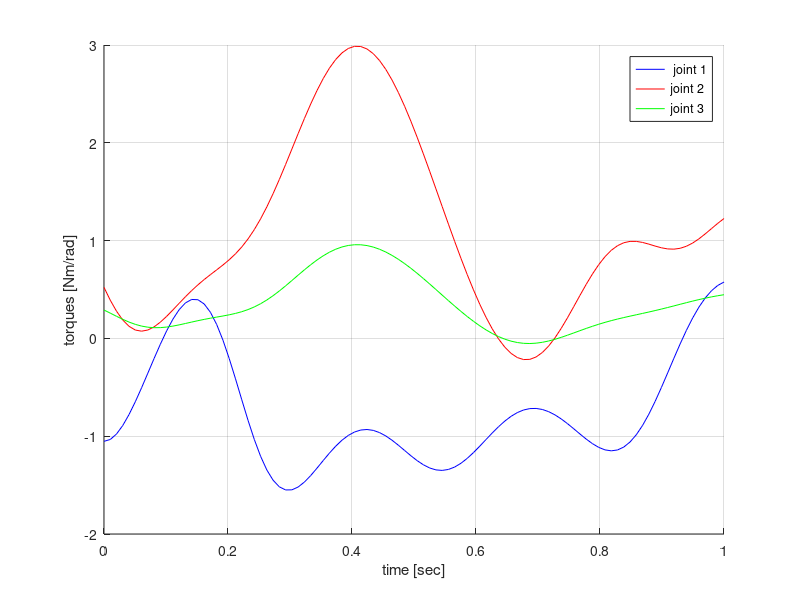
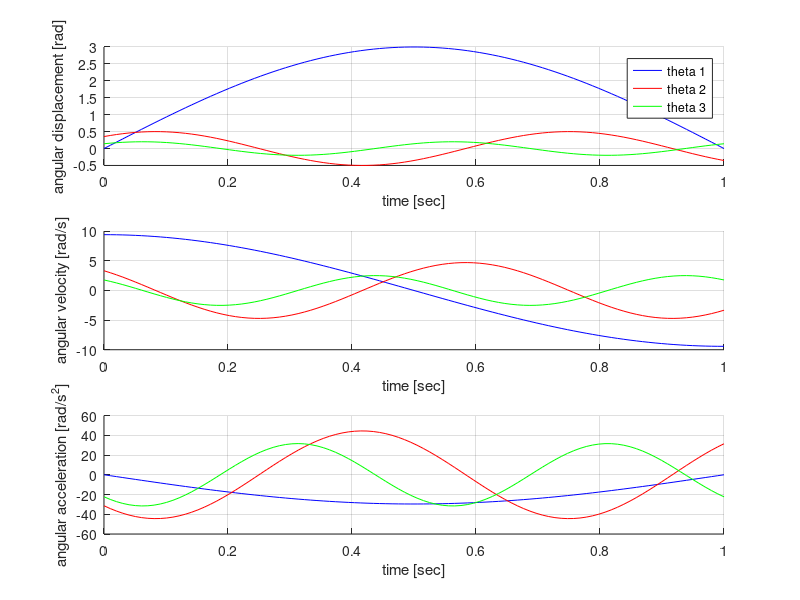
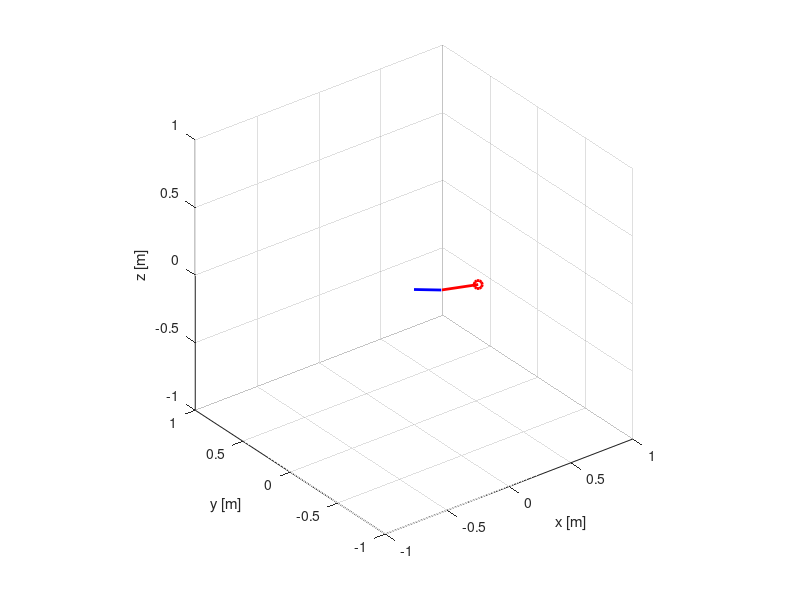

Write MATLAB code to recreate these figures, in order.
%%%%%%%%%%%%%%%%%%%%%%%%%%%%%%%%%%%%%%%%%%%%%%%%%%%%%%%%%%%%%%%%%%%%%%%%%%
%
%    The inverse dynamics of the 3-dof planar robotic arm (Crust Crawler)
%    
%    Made by Oskar and Guilherme
%    contact: shaoping bai, shb@m-tech.aau.dk
%%%%%%%%%%%%%%%%%%%%%%%%%%%%%%%%%%%%%%%%%%%%%%%%%%%%%%%%%%%%%%%%%%%%%%%%%%

clear all; close all; clc

%%  %%%%%%%%%%%%%%%%%%%%%%%  motion profiles
%=======================  joint 1
A1 = 3; % magnitude
f1 = pi; % frequency

%=======================  joint 2
A2 = 0.5; % magnitude
f2 = 3*pi; % frequency

%=======================  joint 2
A3 = 0.2; % magnitude
f3 = 4*pi; % frequency

g = 9.801; % gravity constant

%% %%%%%%%%%%%%%%%%%%%%%%%%%%%%  link properties
%======================================  link 1
l1 = 0.235; % length [m]
d1 = 0.065; % mass center
m1 = 0.228; % mass [kg]
% moment of inertia
I1xx = 0.00006781; I1xy = 0.00002608; I1xz = 0;
I1yx = 0.00002608; I1yy = 0.00631914; I1yz = 0;
I1zx = 0; I1zy = 0; I1zz = 0.00630459;
%======================================  link 2
l2 = 0.305; % length [m]
d2 = 0.135; % mass center
m2 = 0.275; % mass [kg]
% moment of inertia
I2xx = 0.00012618; I2xy = 0.00001090; I2xz = 0;
I2yx = 0.00001090; I2yy = 0.00062333; I2yz = 0;
I2zx = 0; I2zy = 0; I2zz = 0.00055076;

%% %%%%%%%%%%%%%%%%%% dynamic simulation
%%%%%%%%%%%%%%%%%%% discrete time
T = 1; % second
N = 100; % resolution
i = 0; 
for t = linspace(0, T, N)
    %%%%%%%%%%%%%%%%%%%%%%%%%%%%%% instantaneous time
    i = i + 1; time(i) = t; 
    %%%%%%%%%%%%%%% Joint 1: angular displacement, velocity, acceleration
    theta1(i) = A1*sin(f1*t); dtheta1(i) = A1*f1*cos(f1*t); 
    ddtheta1(i) = -A1*f1^2*sin(f1*t); 
    
    %%%%%%%%%%%%%%% Joint 2: angular displacement, velocity, acceleration
    theta2(i) = A2*sin(f2*t+pi/4); dtheta2(i) = A2*f2*cos(f2*t+pi/4); %plus 45degrees
    ddtheta2(i) = -A2*f2^2*sin(f2*t+pi/4); %plus 45degrees
    
    %%%%%%%%%%%%%%% Joint 2: angular displacement, velocity, acceleration
    theta3(i) = A3*sin(f3*t+pi/4); dtheta3(i) = A3*f3*cos(f3*t+pi/4); %plus 45degrees
    ddtheta3(i) = -A3*f3^2*sin(f3*t+pi/4); %plus 45degrees
    
    %%%%%%%%%%%%%%%%%%%%%%%%%%%  coefficients of dynamic equation
     H11 = (1/2)*(2*I1zz+2*I2zz+d2.^2*m2+l1.^2*m2+l1.^2*m2*cos(2*theta2(i) ...
      )+2*d2*l1*m2*cos(theta3(i))+d2.^2*m2*cos(2*(theta2(i)+theta3(i)))+2* ...
      d2*l1*m2*cos(2*theta2(i)+theta3(i)));
     H12 = (1/2)*((-1)*(I1yz+I1zy+I2yz+ ...
      I2zy)*cos(theta1(i))+(I1xz+I1zx+I2xz+I2zx)*sin(theta1(i)));
     H13 = (1/2)*((-1)*(I2yz+I2zy)*cos(theta1(i))+(I2xz+I2zx)*sin(theta1(i)));

     H21 = (1/2)*((-1)*(I1yz+I1zy+I2yz+I2zy)*cos(theta1(i)) ...
         +(I1xz+I1zx+I2xz+I2zx)*sin(theta1(i)));
     H22 = (1/2)*(I1xx+I1yy+I2xx+I2yy+2*d2.^2*m2+2*l1.^2*m2+((-1)* ...
      I1xx+I1yy+(-1)*I2xx+I2yy)*cos(2*theta1(i))+4*d2*l1*m2*cos(theta3(i) ...
      )+(-1)*I1xy*sin(2*theta1(i))+(-1)*I1yx*sin(2*theta1(i))+(-1)*I2xy* ...
      sin(2*theta1(i))+(-1)*I2yx*sin(2*theta1(i)));
     H23 = (1/2)*(I2xx+I2yy+2* ...
      d2.^2*m2+((-1)*I2xx+I2yy)*cos(2*theta1(i))+2*d2*l1*m2*cos(theta3(i)) ...
      +(-1)*I2xy*sin(2*theta1(i))+(-1)*I2yx*sin(2*theta1(i)));

     H31 = (1/2)*((-1)*(I2yz+I2zy)*cos(theta1(i))+(I2xz+I2zx)*sin(theta1(i)));
     H32 = (1/2)*(I2xx+I2yy+2*d2.^2*m2+((-1)*I2xx+I2yy)*cos(2*theta1(i))+2*d2* ...
      l1*m2*cos(theta3(i))+(-1)*I2xy*sin(2*theta1(i))+(-1)*I2yx*sin(2*theta1(i)));
     H33 = (1/2)*(I2xx+I2yy+2*d2.^2*m2+((-1)*I2xx+I2yy)*cos(2* ...
      theta1(i))+(-1)*(I2xy+I2yx)*sin(2*theta1(i)));

     C11 = (-2)*m2*(l1*cos(theta2(i))+d2*cos(theta2(i)+theta3(i)))*((l1*sin(theta2(i)) ...
      +d2*sin(theta2(i)+theta3(i)))*dtheta2(i)+d2*sin(theta2(i)+theta3(i)) ...
      *dtheta3(i));
     C12 = (1/2)*((I1xy+I1yx+I2xy+I2yx)*cos(2*theta1(i) ...
      )+((-1)*I1xx+I1yy+(-1)*I2xx+I2yy)*sin(2*theta1(i)))*dtheta2(i);
     C13 = (1/2)*((I2xy+I2yx)*cos(2*theta1(i))+((-1)*I2xx+I2yy)* ...
      sin(2*theta1(i)))*(2*dtheta2(i)+dtheta3(i));

     C21 = (1/2)*((I1xz+I1zx+I2xz+I2zx)*cos(theta1(i))+(I1yz+I1zy+I2yz+I2zy)* ...
      sin(theta1(i))+m2*(l1.^2*sin(2*theta2(i))+d2.^2*sin(2*(theta2(i)+theta3(i)))+ ...
      2*d2*l1*sin(2*theta2(i)+theta3(i))))*dtheta1(i)+(-1)*(( ...
      I1xy+I1yx+I2xy+I2yx)*cos(2*theta1(i))+((-1)*I1xx+I1yy+(-1)*I2xx+ ...
      I2yy)*sin(2*theta1(i)))*dtheta2(i)+(-1)*((I2xy+I2yx)* ...
      cos(2*theta1(i))+((-1)*I2xx+I2yy)*sin(2*theta1(i)))*dtheta3(i);
     C22 = (-2)*d2*l1*m2*sin(theta3(i))*dtheta3(i);
     C23 = (-1)*d2*l1*m2*sin(theta3(i))*dtheta3(i);

     C31 = (1/2)*((I2xz+I2zx)*cos( ...
      theta1(i))+(I2yz+I2zy)*sin(theta1(i))+2*d2*m2*(l1*cos(theta2(i))+d2*cos( ...
      theta2(i)+theta3(i)))*sin(theta2(i)+theta3(i)))*dtheta1(i)+(-1)*(( ...
      I2xy+I2yx)*cos(2*theta1(i))+((-1)*I2xx+I2yy)*sin(2*theta1(i)))*( ...
      dtheta2(i)+dtheta3(i));
     C32 = d2*l1*m2*sin(theta3(i))*dtheta2(i);
     C33 = 0;

     G1 = 0;
     G2 = g*((d1*m1+l1*m2)*cos(theta2(i))+d2*m2*cos(theta2(i)+theta3(i)));
     G3 = d2*g*m2*cos(theta2(i)+theta3(i));
    
    %%%%%%%%%%%%%%%%%%%%%%%%%%%%%%%%%%%%%  actuator torques
    tau_1(i) = H11*ddtheta1(i) + H12*ddtheta2(i) + H13*ddtheta3(i) + ...
        C11*dtheta1(i) + C12*dtheta2(i) + C13*dtheta3(i) + G1;
    tau_2(i) = H21*ddtheta1(i) + H22*ddtheta2(i) + H23*ddtheta3(i) + ...
        C21*dtheta1(i) + C22*dtheta2(i) + C23*dtheta3(i) + G2;
    tau_3(i) = H31*ddtheta1(i) + H32*ddtheta2(i) + H33*ddtheta3(i) + ...
        C31*dtheta1(i) + C32*dtheta2(i) + C33*dtheta3(i) + G3;
    
    %%%%%%%%%%%%%%%%%%%%%%%%%%%%%%%%%%%  link positions
    %%%%%%%%%%%%%%%%%% link 1
    X1(i) = l1*cos(theta1(i))*cos(theta2(i));
    Y1(i) = l1*sin(theta1(i))*cos(theta2(i));
    Z1(i) = l1*sin(theta2(i));
   % x1(i) = 0.5*X1(i); y1(i) = 0.5*Y1(i); 
    %%%%%%%%%%%%%%%%%% link 2
    X2(i) = X1(i) + l2*cos(theta2(i) + theta3(i))*cos(theta1(i)); 
    Y2(i) = Y1(i) + l2*cos(theta2(i) + theta3(i))*sin(theta1(i));
    Z2(i) = Z1(i) + l2*sin(theta2(i) + theta3(i));
    %x2(i) = X1(i) + 0.5*X2(i); %Y2(i) = Y1(i) + 0.5*Y2(i); 
    
end

torque_1 = [time; tau_1]'; 
torque_2 = [time; tau_2]'; 
torque_3 = [time; tau_3]';

%% %%%%%%%%%%%%%%%%%%%%%%%%%%%%%%%%%% plot the motion profiles
figure(2)
clf
figure(2)
subplot(3, 1, 1)
hold on
plot(time, theta1, 'b')
plot(time, theta2, 'r')
plot(time, theta3, 'g')
hold off
legend('theta 1', 'theta 2', 'theta 3')
grid on; 
xlabel('time [sec]'); ylabel('angular displacement [rad]'); 
subplot(3, 1, 2)
hold on
plot(time, dtheta1, 'b')
plot(time, dtheta2, 'r')
plot(time, dtheta3, 'g')
hold off
grid on; 
xlabel('time [sec]'); ylabel('angular velocity [rad/s]'); 
subplot(3, 1, 3)
hold on
plot(time, ddtheta1, 'b')
plot(time, ddtheta2, 'r')
plot(time, ddtheta3, 'g')
hold off
grid on; 
xlabel('time [sec]'); ylabel('angular acceleration [rad/s^2]'); 

%% %%%%%%%%%%%%%%%%%%%%%%%%%%%%%%%%%% plot the motor torques
figure(1)
clf
figure(1)
hold on
plot(time, tau_1, 'b')
plot(time, tau_2, 'r')
plot(time, tau_3, 'g')
hold off
legend(' joint 1', 'joint 2', 'joint 3')
grid on; 
xlabel('time [sec]'); ylabel('torques [Nm/rad]'); 

%% %%%%%%%%%%%%%%%%%%%%%%%%%%%%%%%  plot the link
figure(3)
clf
figure(3)
hold on 
xlabel('x [m]'); ylabel('y [m]'); zlabel('z [m]');
set(gca,'NextPlot','replaceChildren');
for j = 1 : N
    plot3(0, 0, 0, 'ko', 'MarkerSize', 6, 'Linewidth', 2);
    axis equal; grid on; axis([-1 1 -1 1 -1 1]);
    plot3(X1(j), Y1(j), Z1(j), 'bo', 'MarkerSize', 6, 'Linewidth', 2);
    plot3(X2(j), Y2(j), Z2(j), 'ro', 'MarkerSize', 6, 'Linewidth', 2);
    line([0 X1(j)], [0 Y1(j)], [0 Z1(j)], 'Color', 'b', 'Linewidth', 2); 
    line([X1(j) X2(j)], [Y1(j) Y2(j)], [Z1(j) Z2(j)], 'Color', 'r', 'Linewidth', 2);  
    F(j) = getframe; 
end
hold off
movie(F);
